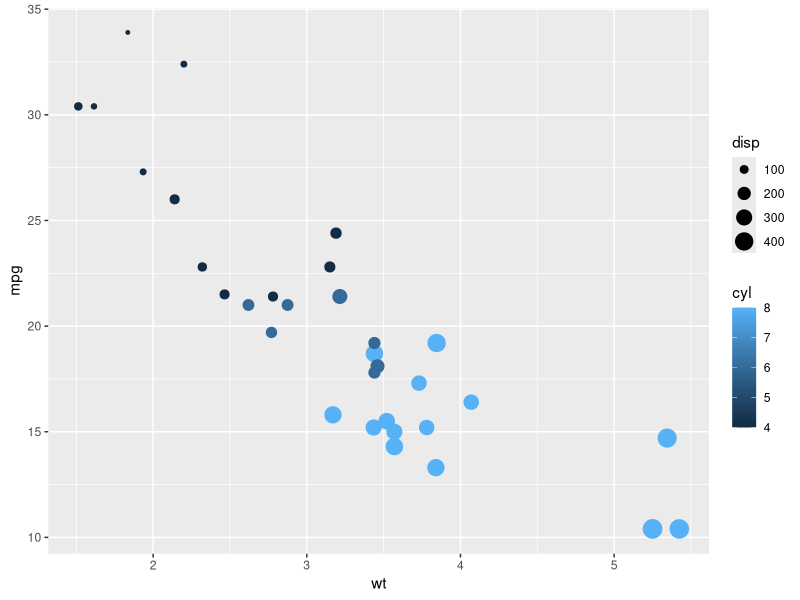

Recreate this plot in R.
library(tidyverse)
library(modelr)

data("mtcars")

mtcars %>%  View()

ggplot(mtcars, aes(x=wt, y=mpg, col=cyl, size=disp)) + geom_point()
model <- lm(mpg ~ wt + disp + cyl, data=mtcars)

mtcars <- mtcars %>% 
        rownames_to_column(var = 'car') %>% 
        add_predictions(model, var = 'mpg_pred') %>% 
        add_residuals(model, var = 'mpg_resid')

fake_data <- data_frame(wt = seq(1, 6, by = 0.1)) %>% 
        merge(data_frame(disp = seq(50, 500, by = 25)), all = TRUE) %>% 
        merge(data_frame(cyl = seq(4, 8, by = 2)), all = TRUE) %>% 
        add_predictions(model, var = 'mpg')
